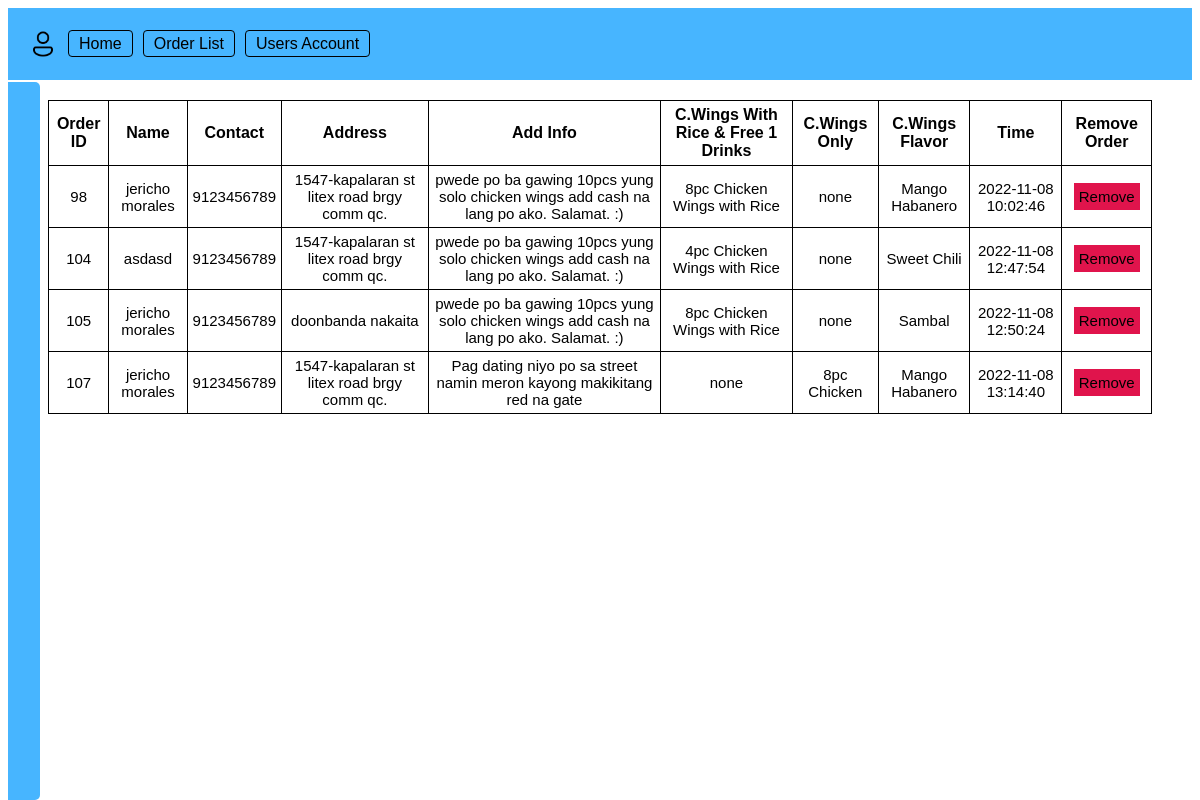
/includes/adminorder-list.php, run on the app's committed database.
### tables this page shows
CREATE TABLE `orders` (
  `id` int(11) NOT NULL,
  `fullname` varchar(30) NOT NULL,
  `contact` bigint(20) NOT NULL,
  `address` varchar(50) NOT NULL,
  `additional` varchar(256) NOT NULL,
  `food1` varchar(256) NOT NULL,
  `food2` varchar(256) NOT NULL,
  `flavor` varchar(256) NOT NULL,
  `orderedTime` datetime NOT NULL
);

### includes/adminorder-list.php (the view, shortened to what this page needs)
<?php require '../includes/adminpage.php'; ?>
<?php
require '../backEnd/server.php';
$select = "SELECT * from orders";
$query = mysqli_query($conn, $select);
?>
<!DOCTYPE html>
<html>
  <head>
  </head>
  <body>
    <section id="table">
      <table>
        <tr>
          <th>Order ID</th>
          <th>Name</th>
          <th>Contact</th>
          <th>Address</th>
          <th>Add Info</th>
          <th>C.Wings With Rice & Free 1 Drinks</th>
          <th>C.Wings Only</th>
          <th>C.Wings Flavor</th>
          <th>Time</th>
          <th>Remove Order</th>
        </tr>
          <?php
          $num = mysqli_num_rows($query);
          if ($num > 0) {
            while ($result = mysqli_fetch_assoc($query)) {
              echo "<tr>
                <td>".$result['id']."</td>
                <td>".$result['fullname']."</td>
                <td>".$result['contact']."</td>
                <td>".$result['address']."</td>
                <td>".$result['additional']."</td>
                <td>".$result['food1']."</td>
                <td>".$result['food2']."</td>
                <td>".$result['flavor']."</td>
                <td>".$result['orderedTime']."</td>
                <td><a href='../includes/adminorder-list.php?id=".$result['id']."' onclick='return checkdelete()' class='remove-btn'>Remove</a></td>
                </tr>";
              }
            }
            ?>
      </table>
    </section>
</html>

### data on the page
orders: id "98", fullname "jericho morales", contact "9123456789", address "1547-kapalaran st litex road brgy comm qc.", additional "pwede po ba gawing 10pcs yung solo chicken wings add cash na lang po ako. Salamat. :)", food1 "8pc Chicken Wings with Rice", food2 "none", flavor "Mango Habanero", orderedTime "2022-11-08 10:02:46"
orders: id "104", fullname "asdasd", contact "9123456789", address "1547-kapalaran st litex road brgy comm qc.", additional "pwede po ba gawing 10pcs yung solo chicken wings add cash na lang po ako. Salamat. :)", food1 "4pc Chicken Wings with Rice", food2 "none", flavor "Sweet Chili", orderedTime "2022-11-08 12:47:54"
orders: id "105", fullname "jericho morales", contact "9123456789", address "doonbanda nakaita", additional "pwede po ba gawing 10pcs yung solo chicken wings add cash na lang po ako. Salamat. :)", food1 "8pc Chicken Wings with Rice", food2 "none", flavor "Sambal", orderedTime "2022-11-08 12:50:24"
orders: id "107", fullname "jericho morales", contact "9123456789", address "1547-kapalaran st litex road brgy comm qc.", additional "Pag dating niyo po sa street namin meron kayong makikitang red na gate", food1 "none", food2 "8pc Chicken", flavor "Mango Habanero", orderedTime "2022-11-08 13:14:40"
